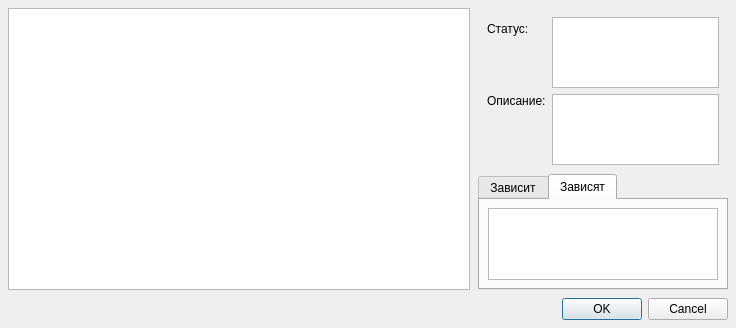
<?xml version="1.0" encoding="UTF-8"?>
<ui version="4.0">
 <class>PluginViewDlg</class>
 <widget class="QDialog" name="PluginViewDlg">
  <property name="geometry">
   <rect>
    <x>0</x>
    <y>0</y>
    <width>736</width>
    <height>328</height>
   </rect>
  </property>
  <property name="windowTitle">
   <string>О модулях</string>
  </property>
  <property name="modal">
   <bool>true</bool>
  </property>
  <layout class="QVBoxLayout" name="verticalLayout_4">
   <property name="spacing">
    <number>8</number>
   </property>
   <property name="margin">
    <number>8</number>
   </property>
   <item>
    <layout class="QHBoxLayout" name="horizontalLayout">
     <property name="spacing">
      <number>8</number>
     </property>
     <item>
      <widget class="QTreeView" name="tvPluginTree">
       <property name="enabled">
        <bool>true</bool>
       </property>
       <property name="sizePolicy">
        <sizepolicy hsizetype="Expanding" vsizetype="Expanding">
         <horstretch>3</horstretch>
         <verstretch>0</verstretch>
        </sizepolicy>
       </property>
       <property name="editTriggers">
        <set>QAbstractItemView::DoubleClicked</set>
       </property>
       <attribute name="headerCascadingSectionResizes">
        <bool>true</bool>
       </attribute>
       <attribute name="headerDefaultSectionSize">
        <number>60</number>
       </attribute>
       <attribute name="headerShowSortIndicator" stdset="0">
        <bool>false</bool>
       </attribute>
       <attribute name="headerStretchLastSection">
        <bool>true</bool>
       </attribute>
      </widget>
     </item>
     <item>
      <widget class="QWidget" name="widget" native="true">
       <property name="sizePolicy">
        <sizepolicy hsizetype="Fixed" vsizetype="Preferred">
         <horstretch>0</horstretch>
         <verstretch>0</verstretch>
        </sizepolicy>
       </property>
       <property name="minimumSize">
        <size>
         <width>250</width>
         <height>0</height>
        </size>
       </property>
       <property name="maximumSize">
        <size>
         <width>250</width>
         <height>16777215</height>
        </size>
       </property>
       <layout class="QVBoxLayout" name="verticalLayout_2">
        <property name="spacing">
         <number>0</number>
        </property>
        <property name="margin">
         <number>0</number>
        </property>
        <item>
         <widget class="QWidget" name="InfoPanel" native="true">
          <layout class="QFormLayout" name="formLayout">
           <property name="fieldGrowthPolicy">
            <enum>QFormLayout::AllNonFixedFieldsGrow</enum>
           </property>
           <item row="1" column="0">
            <widget class="QLabel" name="lbDescription">
             <property name="sizePolicy">
              <sizepolicy hsizetype="Preferred" vsizetype="Fixed">
               <horstretch>0</horstretch>
               <verstretch>0</verstretch>
              </sizepolicy>
             </property>
             <property name="text">
              <string>Описание:</string>
             </property>
            </widget>
           </item>
           <item row="1" column="1">
            <widget class="QTextEdit" name="teDescript">
             <property name="sizePolicy">
              <sizepolicy hsizetype="Preferred" vsizetype="Preferred">
               <horstretch>0</horstretch>
               <verstretch>0</verstretch>
              </sizepolicy>
             </property>
            </widget>
           </item>
           <item row="0" column="0">
            <widget class="QLabel" name="lbStatus">
             <property name="text">
              <string>Статус:</string>
             </property>
            </widget>
           </item>
           <item row="0" column="1">
            <widget class="QTextEdit" name="lbStatusText">
             <property name="sizePolicy">
              <sizepolicy hsizetype="Preferred" vsizetype="Preferred">
               <horstretch>0</horstretch>
               <verstretch>0</verstretch>
              </sizepolicy>
             </property>
            </widget>
           </item>
          </layout>
         </widget>
        </item>
        <item>
         <widget class="QTabWidget" name="twDependence">
          <property name="currentIndex">
           <number>1</number>
          </property>
          <widget class="QWidget" name="tabDependence">
           <attribute name="title">
            <string>Зависит</string>
           </attribute>
           <layout class="QVBoxLayout" name="verticalLayout">
            <property name="spacing">
             <number>0</number>
            </property>
            <property name="margin">
             <number>8</number>
            </property>
            <item>
             <widget class="QListView" name="lvDependence"/>
            </item>
           </layout>
          </widget>
          <widget class="QWidget" name="tabClient">
           <attribute name="title">
            <string>Зависят</string>
           </attribute>
           <layout class="QVBoxLayout" name="verticalLayout_3">
            <property name="spacing">
             <number>0</number>
            </property>
            <property name="margin">
             <number>8</number>
            </property>
            <item>
             <widget class="QListView" name="lvClient"/>
            </item>
           </layout>
          </widget>
         </widget>
        </item>
       </layout>
      </widget>
     </item>
    </layout>
   </item>
   <item>
    <widget class="QDialogButtonBox" name="buttonBox">
     <property name="orientation">
      <enum>Qt::Horizontal</enum>
     </property>
     <property name="standardButtons">
      <set>QDialogButtonBox::Cancel|QDialogButtonBox::Ok</set>
     </property>
    </widget>
   </item>
  </layout>
 </widget>
 <resources/>
 <connections>
  <connection>
   <sender>buttonBox</sender>
   <signal>accepted()</signal>
   <receiver>PluginViewDlg</receiver>
   <slot>accept()</slot>
   <hints>
    <hint type="sourcelabel">
     <x>248</x>
     <y>254</y>
    </hint>
    <hint type="destinationlabel">
     <x>157</x>
     <y>274</y>
    </hint>
   </hints>
  </connection>
  <connection>
   <sender>buttonBox</sender>
   <signal>rejected()</signal>
   <receiver>PluginViewDlg</receiver>
   <slot>reject()</slot>
   <hints>
    <hint type="sourcelabel">
     <x>316</x>
     <y>260</y>
    </hint>
    <hint type="destinationlabel">
     <x>286</x>
     <y>274</y>
    </hint>
   </hints>
  </connection>
 </connections>
</ui>
